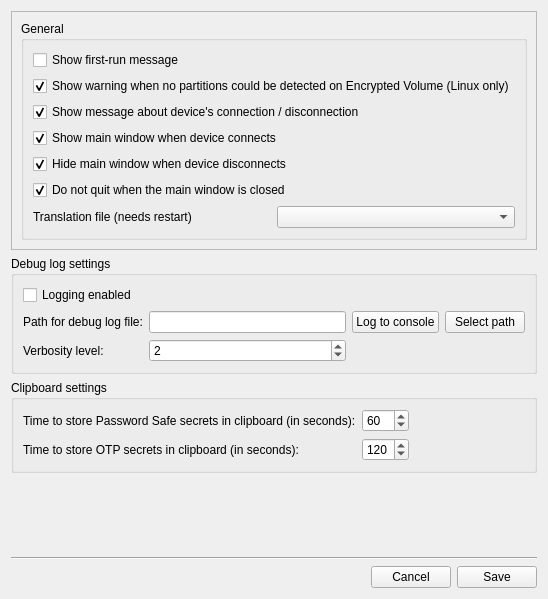
      <widget class="QWidget" name="tab_4">
       <attribute name="title">
        <string>Settings</string>
       </attribute>
       <layout class="QVBoxLayout" name="verticalLayout_73">
        <item>
         <layout class="QVBoxLayout" name="verticalLayout_72">
          <item>
           <widget class="QFrame" name="frame_9">
            <property name="frameShape">
             <enum>QFrame::StyledPanel</enum>
            </property>
            <property name="frameShadow">
             <enum>QFrame::Raised</enum>
            </property>
            <layout class="QVBoxLayout" name="verticalLayout_15">
             <item>
              <widget class="QGroupBox" name="gr_general">
               <property name="title">
                <string>General</string>
               </property>
               <layout class="QVBoxLayout" name="verticalLayout_17">
                <item>
                 <layout class="QVBoxLayout" name="verticalLayout_20">
                  <item>
                   <widget class="QCheckBox" name="cb_first_run_message">
                    <property name="text">
                     <string>Show first-run message</string>
                    </property>
                   </widget>
                  </item>
                  <item>
                   <widget class="QCheckBox" name="cb_check_symlink">
                    <property name="text">
                     <string>Show warning when no partitions could be detected on Encrypted Volume (Linux only)</string>
                    </property>
                    <property name="checked">
                     <bool>true</bool>
                    </property>
                   </widget>
                  </item>
                  <item>
                   <widget class="QCheckBox" name="cb_device_connection_message">
                    <property name="text">
                     <string>Show message about device's connection / disconnection</string>
                    </property>
                    <property name="checked">
                     <bool>true</bool>
                    </property>
                   </widget>
                  </item>
                  <item>
                   <widget class="QCheckBox" name="cb_show_main_window_on_connection">
                    <property name="text">
                     <string>Show main window when device connects</string>
                    </property>
                    <property name="checked">
                     <bool>true</bool>
                    </property>
                   </widget>
                  </item>
                  <item>
                   <widget class="QCheckBox" name="cb_hide_main_window_on_connection">
                    <property name="text">
                     <string>Hide main window when device disconnects</string>
                    </property>
                    <property name="checked">
                     <bool>true</bool>
                    </property>
                   </widget>
                  </item>
                  <item>
                   <widget class="QCheckBox" name="cb_hide_main_window_on_close">
                    <property name="text">
                     <string>Do not quit when the main window is closed</string>
                    </property>
                    <property name="checked">
                     <bool>true</bool>
                    </property>
                   </widget>
                  </item>
                  <item>
                   <layout class="QHBoxLayout" name="horizontalLayout_12">
                    <item>
                     <widget class="QLabel" name="label_28">
                      <property name="text">
                       <string>&lt;html&gt;&lt;head/&gt;&lt;body&gt;&lt;p&gt;Translation file (needs restart)&lt;/p&gt;&lt;/body&gt;&lt;/html&gt;</string>
                      </property>
                     </widget>
                    </item>
                    <item>
                     <widget class="QComboBox" name="combo_languages">
                      <property name="accessibleName">
                       <string>Translation file (needs restart)</string>
                      </property>
                     </widget>
                    </item>
                   </layout>
                  </item>
                 </layout>
                </item>
               </layout>
              </widget>
             </item>
            </layout>
           </widget>
          </item>
          <item>
           <layout class="QVBoxLayout" name="verticalLayout_71">
            <item>
             <widget class="QGroupBox" name="groupBox">
              <property name="title">
               <string>Debug log settings</string>
              </property>
              <layout class="QGridLayout" name="gridLayout_3">
               <item row="1" column="0">
                <widget class="QLabel" name="label_10">
                 <property name="text">
                  <string>Path for debug log file:</string>
                 </property>
                 <property name="buddy">
                  <cstring>edit_debug_file_path</cstring>
                 </property>
                </widget>
               </item>
               <item row="3" column="0">
                <widget class="QLabel" name="label_20">
                 <property name="text">
                  <string>Verbosity level:</string>
                 </property>
                 <property name="buddy">
                  <cstring>spin_debug_verbosity</cstring>
                 </property>
                </widget>
               </item>
               <item row="1" column="1">
                <widget class="QLineEdit" name="edit_debug_file_path">
                 <property name="accessibleName">
                  <string>Path for debug log file:</string>
                 </property>
                </widget>
               </item>
               <item row="3" column="1">
                <widget class="QSpinBox" name="spin_debug_verbosity">
                 <property name="accessibleName">
                  <string>Verbosity level:</string>
                 </property>
                 <property name="maximum">
                  <number>6</number>
                 </property>
                 <property name="value">
                  <number>2</number>
                 </property>
                </widget>
               </item>
               <item row="1" column="3">
                <widget class="QPushButton" name="btn_select_debug_file_path">
                 <property name="text">
                  <string>Select path</string>
                 </property>
                </widget>
               </item>
               <item row="0" column="0">
                <widget class="QCheckBox" name="cb_debug_enabled">
                 <property name="accessibleName">
                  <string/>
                 </property>
                 <property name="text">
                  <string>Logging enabled</string>
                 </property>
                </widget>
               </item>
               <item row="1" column="2">
                <widget class="QPushButton" name="btn_select_debug_console">
                 <property name="text">
                  <string>Log to console</string>
                 </property>
                </widget>
               </item>
              </layout>
             </widget>
            </item>
            <item>
             <widget class="QGroupBox" name="groupBox_2">
              <property name="title">
               <string>Clipboard settings</string>
              </property>
              <layout class="QGridLayout" name="gridLayout_4">
               <item row="3" column="1">
                <widget class="QSpinBox" name="spin_OTP_time">
                 <property name="accessibleName">
                  <string>Time to store OTP secrets in clipboard (in seconds):</string>
                 </property>
                 <property name="minimum">
                  <number>10</number>
                 </property>
                 <property name="maximum">
                  <number>600</number>
                 </property>
                 <property name="value">
                  <number>120</number>
                 </property>
                </widget>
               </item>
               <item row="1" column="0">
                <widget class="QLabel" name="label_30">
                 <property name="text">
                  <string>Time to store Password Safe secrets in clipboard (in seconds):</string>
                 </property>
                 <property name="buddy">
                  <cstring>spin_debug_verbosity</cstring>
                 </property>
                </widget>
               </item>
               <item row="1" column="1">
                <widget class="QSpinBox" name="spin_PWS_time">
                 <property name="accessibleName">
                  <string>TIme to store Password Safe secrets in clipboard (in seconds):</string>
                 </property>
                 <property name="minimum">
                  <number>10</number>
                 </property>
                 <property name="maximum">
                  <number>600</number>
                 </property>
                 <property name="value">
                  <number>60</number>
                 </property>
                </widget>
               </item>
               <item row="3" column="0">
                <widget class="QLabel" name="label_31">
                 <property name="text">
                  <string>Time to store OTP secrets in clipboard (in seconds):</string>
                 </property>
                 <property name="buddy">
                  <cstring>spin_debug_verbosity</cstring>
                 </property>
                </widget>
               </item>
               <item row="1" column="2">
                <spacer name="horizontalSpacer_7">
                 <property name="orientation">
                  <enum>Qt::Horizontal</enum>
                 </property>
                 <property name="sizeHint" stdset="0">
                  <size>
                   <width>40</width>
                   <height>20</height>
                  </size>
                 </property>
                </spacer>
               </item>
              </layout>
             </widget>
            </item>
            <item>
             <spacer name="verticalSpacer_4">
              <property name="orientation">
               <enum>Qt::Vertical</enum>
              </property>
              <property name="sizeType">
               <enum>QSizePolicy::MinimumExpanding</enum>
              </property>
              <property name="sizeHint" stdset="0">
               <size>
                <width>20</width>
                <height>78</height>
               </size>
              </property>
             </spacer>
            </item>
            <item>
             <widget class="Line" name="line_10">
              <property name="orientation">
               <enum>Qt::Horizontal</enum>
              </property>
             </widget>
            </item>
           </layout>
          </item>
          <item>
           <layout class="QHBoxLayout" name="horizontalLayout_11">
            <item>
             <spacer name="horizontalSpacer_5">
              <property name="orientation">
               <enum>Qt::Horizontal</enum>
              </property>
              <property name="sizeHint" stdset="0">
               <size>
                <width>40</width>
                <height>20</height>
               </size>
              </property>
             </spacer>
            </item>
            <item>
             <widget class="QPushButton" name="btn_cancelSettings">
              <property name="text">
               <string>Cancel</string>
              </property>
             </widget>
            </item>
            <item>
             <widget class="QPushButton" name="btn_writeSettings">
              <property name="text">
               <string>Save</string>
              </property>
             </widget>
            </item>
           </layout>
          </item>
         </layout>
        </item>
       </layout>
      </widget>
